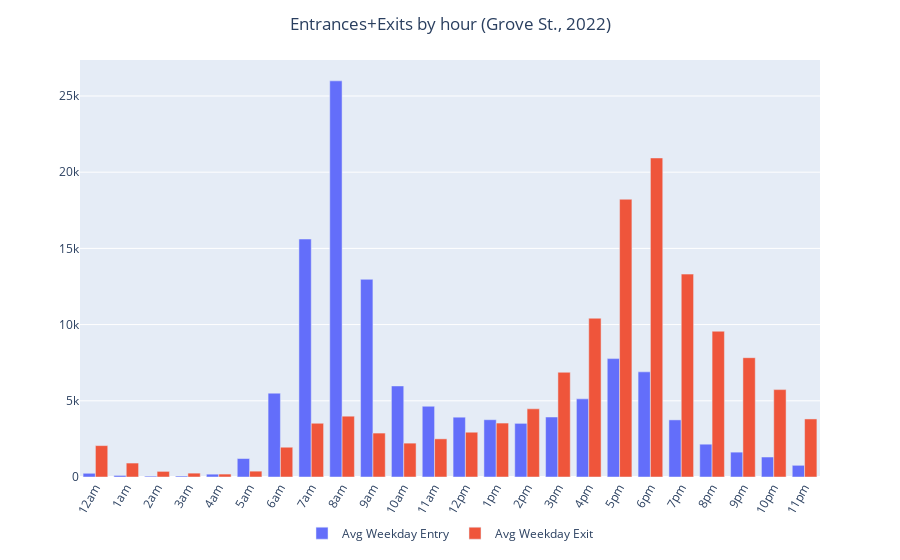

The code cell stored with this chart in its notebook:
### Code cell
station_entry_exits_plot(
    'Entrances+Exits by hour (Grove St., 2022)',
    'Avg Weekday Entry', 'Avg Weekday Exit',
    station='Grove Street',
    start='2022',
)

### Figure 1 — Plotly figure (JSON) as saved in the notebook; plotly's stock layout.template omitted (floating-point values rounded to 4 significant figures)
{"data": [{"alignmentgroup": "True", "hovertemplate": "=%{y}<extra></extra>", "legendgroup": "Avg Weekday Entry", "marker": {"color": "#636efa", "pattern": {"shape": ""}}, "name": "Avg Weekday Entry", "offsetgroup": "Avg Weekday Entry", "orientation": "v", "showlegend": true, "textposition": "auto", "type": "bar", "x": [0, 1, 2, 3, 4, 5, 6, 7, 8, 9, 10, 11, 12, 13, 14, 15, 16, 17, 18, 19, 20, 21, 22, 23], "xaxis": "x", "y": [244, 103, 58, 64, 186, 1211, 5500, 15614, 25992, 12970, 5974, 4642, 3924, 3759, 3520, 3936, 5127, 7768, 6899, 3748, 2153, 1631, 1311, 767], "yaxis": "y"}, {"alignmentgroup": "True", "hovertemplate": "=%{y}<extra></extra>", "legendgroup": "Avg Weekday Exit", "marker": {"color": "#EF553B", "pattern": {"shape": ""}}, "name": "Avg Weekday Exit", "offsetgroup": "Avg Weekday Exit", "orientation": "v", "showlegend": true, "textposition": "auto", "type": "bar", "x": [0, 1, 2, 3, 4, 5, 6, 7, 8, 9, 10, 11, 12, 13, 14, 15, 16, 17, 18, 19, 20, 21, 22, 23], "xaxis": "x", "y": [2060, 915, 369, 253, 192, 384, 1953, 3526, 3990, 2882, 2222, 2503, 2938, 3539, 4472, 6871, 10417, 18223, 20933, 13311, 9565, 7828, 5734, 3809], "yaxis": "y"}], "layout": {"barmode": "group", "legend": {"orientation": "h", "title": {"text": ""}, "tracegroupgap": 0, "x": 0.5, "xanchor": "center", "yanchor": "top"}, "margin": {"t": 60}, "title": {"text": "Entrances+Exits by hour (Grove St., 2022)", "x": 0.5}, "xaxis": {"anchor": "y", "domain": [0, 1], "tickangle": -60, "tickmode": "array", "ticktext": ["12am", "1am", "2am", "3am", "4am", "5am", "6am", "7am", "8am", "9am", "10am", "11am", "12pm", "1pm", "2pm", "3pm", "4pm", "5pm", "6pm", "7pm", "8pm", "9pm", "10pm", "11pm"], "tickvals": [0, 1, 2, 3, 4, 5, 6, 7, 8, 9, 10, 11, 12, 13, 14, 15, 16, 17, 18, 19, 20, 21, 22, 23], "title": {"text": ""}}, "yaxis": {"anchor": "x", "domain": [0, 1], "title": {"text": ""}}}}
